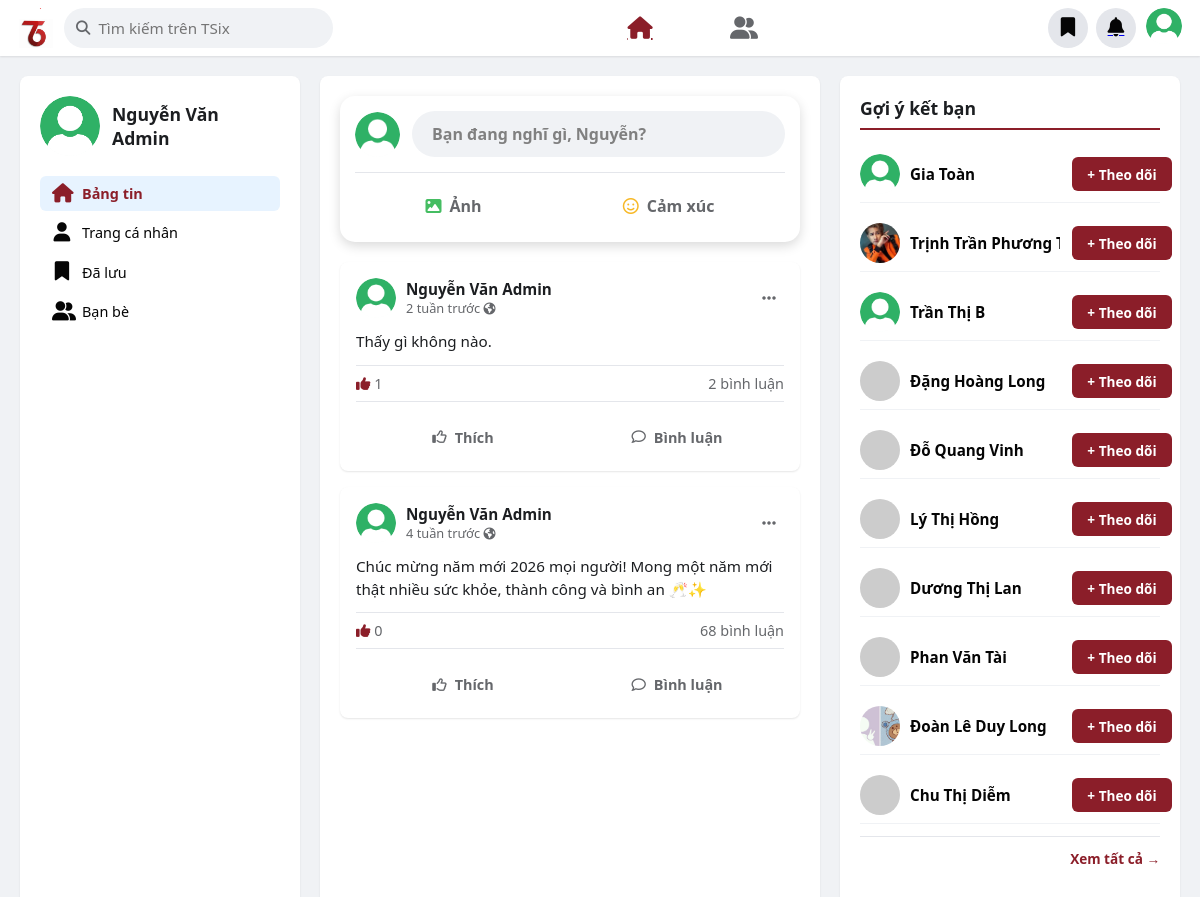
/ (signed in), run on the app's committed database.
### tables this page shows
CREATE TABLE IF NOT EXISTS `users` (
  `UserID` int NOT NULL AUTO_INCREMENT,
  `FullName` varchar(100) NOT NULL,
  `Email` varchar(100) DEFAULT NULL,
  `Phone` varchar(15) DEFAULT NULL,
  `PasswordHash` varchar(255) NOT NULL,
  `Gender` enum('Nam','Nu','Khac') DEFAULT 'Khac',
  `BirthDate` date DEFAULT NULL,
  `Avatar` varchar(255) DEFAULT 'default_avatar.png',
  `Address` varchar(255) DEFAULT NULL,
  `CoverImage` varchar(255) DEFAULT NULL,
  `Bio` text,
  `Role` enum('user','admin') DEFAULT 'user',
  `Status` enum('active','locked') DEFAULT 'active',
  `CreatedAt` timestamp NULL DEFAULT CURRENT_TIMESTAMP,
  `LastLogin` timestamp NULL DEFAULT NULL,
  `ResetToken` varchar(64) DEFAULT NULL,
  `ResetTokenExpiry` datetime DEFAULT NULL,
  PRIMARY KEY (`UserID`),
  UNIQUE KEY `Email` (`Email`),
  UNIQUE KEY `Phone` (`Phone`)
);

CREATE TABLE IF NOT EXISTS `posts` (
  `PostID` int NOT NULL AUTO_INCREMENT,
  `FK_UserID` int NOT NULL,
  `Content` text,
  `Status` enum('active','deleted','hidden') DEFAULT 'active',
  `LikeCount` int DEFAULT '0',
  `CommentCount` int DEFAULT '0',
  `CreatedAt` timestamp NULL DEFAULT CURRENT_TIMESTAMP,
  `UpdatedAt` timestamp NULL DEFAULT CURRENT_TIMESTAMP ON UPDATE CURRENT_TIMESTAMP,
  PRIMARY KEY (`PostID`),
  KEY `FK_UserID` (`FK_UserID`)
);

### includes/functions.php (called while the page is built, shortened)
<?php
function timeAgo($datetime) {
    $time = is_numeric($datetime) ? $datetime : strtotime($datetime);
    $now = time();
    $diff = $now - $time;
    $intervals = [
        'năm'   => 31536000,
        'tháng' => 2592000,
        'tuần'  => 604800,
        'ngày'  => 86400,
        'giờ'   => 3600,
        'phút'  => 60,
    ];
    foreach ($intervals as $unit => $seconds) {
        $count = floor($diff / $seconds);
        if ($count >= 1) {
            return $count . ' ' . $unit . ' trước';
        }
    }
    return 'Vừa xong';
}
?>

### index.php (the view, shortened to what this page needs)
<?php
require_once __DIR__ . '../includes/database.php';
require_once __DIR__ . '../includes/functions.php';
require_once __DIR__ . '../includes/header.php';
$user_id = $_SESSION['user_id'];
function getAvatarUrl() {
    if (!empty($_SESSION['user_avatar'])) {
        return BASE_URL . 'uploads/avatars/' . htmlspecialchars($_SESSION['user_avatar']);
    }
    return 'https://ui-avatars.com/api/?name=' . urlencode($_SESSION['user_fullname']) . '&background=8B1E29&color=fff&size=200';
}
$following_ids = [$user_id];
$following_list = implode(',', $following_ids);
$posts_query = "
    SELECT
        p.PostID, p.FK_UserID as UserID, p.Content, p.LikeCount, p.CommentCount, p.CreatedAt, p.Status,
        u.FullName, u.Avatar,
        (l.FK_UserID IS NOT NULL) AS user_liked
    FROM POSTS p
    JOIN Users u ON p.FK_UserID = u.UserID
    LEFT JOIN LIKES l ON l.FK_PostID = p.PostID AND l.FK_UserID = ?
    WHERE
        -- Điều kiện 1: Nằm trong danh sách follow hoặc là chính mình
        p.FK_UserID IN ($following_list)
        AND (
            -- Điều kiện 2a: Nếu là bài người khác -> Phải Active
            (p.FK_UserID != ? AND p.Status = 'active')
            OR
            -- Điều kiện 2b: Nếu là bài của mình -> Hiện tất cả (Active/Private) trừ Deleted
            (p.FK_UserID = ? AND p.Status != 'deleted')
        )
    ORDER BY p.CreatedAt DESC
    LIMIT 20
";
$posts_stmt = mysqli_prepare($conn, $posts_query);
mysqli_stmt_bind_param($posts_stmt, "iii", $user_id, $user_id, $user_id);
mysqli_stmt_execute($posts_stmt);
$posts_result = mysqli_stmt_get_result($posts_stmt);
$posts = [];
while ($post = mysqli_fetch_assoc($posts_result)) {
    $post['time_ago'] = timeAgo($post['CreatedAt']);
    $post['avatar_url'] = !empty($post['Avatar'])
        ? BASE_URL . 'uploads/avatars/' . htmlspecialchars($post['Avatar'])
        : 'https://ui-avatars.com/api/?name=' . urlencode($post['FullName']) . '&background=8B1E29&color=fff&size=200';
    $posts[] = $post;
}
$friends_query = "
    SELECT
        u.UserID,
        u.FullName,
        u.Avatar
    FROM Users u
    WHERE u.UserID != ?
      AND u.Status = 'active'
      AND u.Role = 'user'
      AND u.UserID NOT IN (
          SELECT FK_FollowingID FROM FOLLOWS WHERE FK_FollowerID = ?
      )
      AND u.UserID NOT IN (
          SELECT FK_FollowerID FROM FOLLOWS WHERE FK_FollowingID = ?
      )
    ORDER BY RAND()
    LIMIT 10
";
$friends_stmt = mysqli_prepare($conn, $friends_query);
mysqli_stmt_bind_param($friends_stmt, "iii", $user_id, $user_id, $user_id);
mysqli_stmt_execute($friends_stmt);
$friends_result = mysqli_stmt_get_result($friends_stmt);
$suggestions = [];
while ($friend = mysqli_fetch_assoc($friends_result)) {
    $friend['avatar_url'] = !empty($friend['Avatar'])
        ? BASE_URL . 'uploads/avatars/' . htmlspecialchars($friend['Avatar'])
        : 'https://ui-avatars.com/api/?name=' . urlencode($friend['FullName']) . '&background=8B1E29&color=fff&size=200';
    $suggestions[] = $friend;
}
?>
<!DOCTYPE html>
<html lang="vi">
<head>
    <link rel="stylesheet" href="https://cdnjs.cloudflare.com/ajax/libs/font-awesome/6.5.0/css/all.min.css">
    <link rel="stylesheet" href="assets/Style-css/index.css">
</head>
<body>
    <div class="container">
        <div class="main-layout">
            <div class="left-sidebar">
                <div class="user-card">
                    <img src="<?php echo getAvatarUrl(); ?>" class="user-avatar" alt="Avatar">
                    <div class="user-info">
                        <h3><?php echo htmlspecialchars($_SESSION['user_fullname']); ?></h3>
                    </div>
                </div>
                <div class="menu">
                    <div class="menu-item active">
                        <i class="fa-solid fa-house"></i>
                        <span>Bảng tin</span>
                    </div>
                    <div class="menu-item" onclick="window.location.href='profile.php'">
                        <i class="fa-solid fa-user"></i>
                        <span>Trang cá nhân</span>
                    </div>
                    <div class="menu-item" onclick="window.location.href='saved_posts.php'">
                        <i class="fa-solid fa-bookmark"></i>
                        <span>Đã lưu</span>
                    </div>
                    <div class="menu-item" onclick="window.location.href='friends.php'">
                        <i class="fa-solid fa-user-group"></i>
                        <span>Bạn bè</span>
                    </div>
                </div>
            </div>
            <div class="news-feed">
                <div class="create-post">
                    <div class="create-post-top">
                        <img src="<?php echo getAvatarUrl(); ?>" alt="Avatar" onclick="window.location.href='profile.php'">
                        <div class="input-mind-trigger" onclick="window.location.href='post.php'">
                            Bạn đang nghĩ gì, <?php echo explode(' ', $_SESSION['user_fullname'])[0]; ?>?
                        </div>
                    </div>
                    <div class="post-actions">
                        <div class="action-btn" onclick="window.location.href='post.php'"><i class="fa-solid fa-image" style="color:#45bd62"></i> Ảnh</div>
                        <div class="action-btn" onclick="window.location.href='post.php'"><i class="fa-regular fa-face-smile" style="color:#f7b928"></i> Cảm xúc</div>
                    </div>
                </div>
               <?php foreach($posts as $post): ?>
                <div class="post">
                    <div class="post-header">
                        <img src="<?php echo $post['avatar_url']; ?>" class="post-avatar" alt="Avatar">
                        <div class="post-user">
                            <h4><?php echo htmlspecialchars($post['FullName']); ?></h4>
                            <div class="time"><?php echo $post['time_ago']; ?> <i class="fa-solid fa-earth-americas" style="font-size:12px;"></i></div>
                        </div>
                        <div class="post-header-right">
                            <div class="post-menu-btn" onclick="togglePostMenu('menu-<?php echo $post['PostID']; ?>')">
                                <i class="fa-solid fa-ellipsis"></i>
                            </div>
                        </div>
                        </div>
                    <div class="post-content">
                        <?php echo nl2br(htmlspecialchars($post['Content'])); ?>
                    </div>
                    <div class="post-stats">
                        <div>
                            <i class="fa-solid fa-thumbs-up" style="color:#8B1E29;"></i>
                            <span class="like-count"><?php echo $post['LikeCount']; ?></span>
                        </div>
                        <div><span class="comment-count"><?php echo $post['CommentCount']; ?></span> bình luận</div>
                    </div>
                    <div class="post-actions-row">
                       <button class="post-action-btn <?php echo $post['user_liked'] ? 'liked' : ''; ?>"
                                data-action="toggle-like"
                                data-post-id="<?php echo $post['PostID']; ?>">
                            <i class="fa-regular fa-thumbs-up"></i>
                            <span><?php echo $post['user_liked'] ? 'Đã thích' : 'Thích'; ?></span>
                        </button>
                        <button class="post-action-btn btn-show-comments"
                                data-action="toggle-comments"
                                data-post-id="<?php echo $post['PostID']; ?>">
                            <i class="fa-regular fa-comment"></i> Bình luận
                        </button>
                    </div>
                </div> <?php endforeach; ?>
            </div>
            <div class="right-sidebar">
                <div class="section">
                    <div class="section-title">Gợi ý kết bạn</div>
                    <?php if (empty($suggestions)): ?>
                        <p style="color:#65676b; font-size:0.9rem;">Không có gợi ý mới.</p>
                    <?php else: ?>
                        <?php foreach ($suggestions as $sug): ?>
                            <div class="friend" style="display: flex; align-items: center; justify-content: space-between; margin-bottom: 12px;">
                                <div style="display: flex; align-items: center; gap: 10px;">
                                    <img src="<?php echo $sug['avatar_url']; ?>"
                                        onerror="this.src='https://ui-avatars.com/api/?name=<?php echo urlencode($sug['FullName']); ?>&background=8B1E29&color=fff'"
                                        class="friend-avatar" alt="Avatar"
                                        style="width: 40px; height: 40px; border-radius: 50%; object-fit: cover;">
                                    <div class="friend-info">
                                        <?php echo htmlspecialchars($sug['FullName']); ?>
                                    </div>
                                </div>
                                <button id="follow-btn-sidebar-<?php echo $sug['UserID']; ?>"
                                        class="btn-follow"
                                        onclick="handleFollowSidebar(<?php echo $sug['UserID']; ?>)">
                                    + Theo dõi
                                </button>
                            </div>
                        <?php endforeach; ?>
                    <?php endif; ?>
                    <div style="text-align:right; margin-top:10px; border-top: 1px solid #e4e6eb; padding-top: 10px;">
                        <a href="friends.php" style="color:#8B1E29; font-size:0.85rem; font-weight:600; text-decoration: none;">Xem tất cả →</a>
                    </div>
                </div>
            </div>
        </div>
    </div>
</body>
</html>

### includes/header.php (shortened to what this page needs)
<?php
$current_user_id = $_SESSION['user_id'];
require_once 'database.php';
$sql = "SELECT FullName, Avatar FROM Users WHERE UserID = ?";
$stmt = mysqli_prepare($conn, $sql);
mysqli_stmt_bind_param($stmt, "i", $current_user_id);
mysqli_stmt_execute($stmt);
$result = mysqli_stmt_get_result($stmt);
$current_user = mysqli_fetch_assoc($result);
$avatar_url = !empty($current_user['Avatar'])
    ? 'uploads/avatars/' . htmlspecialchars($current_user['Avatar'])
    : 'https://ui-avatars.com/api/?name=' . urlencode($current_user['FullName']) . '&background=8B1E29&color=fff&size=120';
?>
<!DOCTYPE html>
<html lang="vi">
<head>
    <link rel="stylesheet" href="https://cdnjs.cloudflare.com/ajax/libs/font-awesome/6.5.0/css/all.min.css">
</head>
<body>
    <nav class="navbar">
        <div class="nav-left">
            <a href="index.php">
                <img src="<?php echo BASE_URL; ?>/assets/images/avt.png" class="navbar-logo-img" alt="TSix Logo">
            </a>
            <form action="search.php" method="GET" class="search-form">
                <div class="search-box">
                    <i class="fa-solid fa-magnifying-glass"></i>
                    <input type="text" name="q" class="search-input" placeholder="Tìm kiếm trên TSix" autocomplete="off">
                </div>
            </form>
        </div>
        <div class="nav-center">
            <a href="index.php" class="nav-item <?php echo (basename($_SERVER['PHP_SELF']) == 'index.php') ? 'active' : ''; ?>">
                <i class="fa-solid fa-house"></i>
            </a>
            <a href="friends.php" class="nav-item <?php echo (basename($_SERVER['PHP_SELF']) == 'friends.php') ? 'active' : ''; ?>">
                <i class="fa-solid fa-user-group"></i>
            </a>
        </div>
        <div class="nav-right">
            <a href="saved_posts.php" title="Bài viết đã lưu">
                <div class="nav-icon-circle">
                    <i class="fa-solid fa-bookmark"></i>
                </div>
            </a>
            <a href="notifications.php" title="Thông báo">
                <div class="nav-icon-circle">
                    <i class="fa-solid fa-bell"></i>
                </div>
            </a>
            <a href="logout.php">
                <img src="<?php echo $avatar_url; ?>" class="nav-avatar" alt="Avatar">
            </a>
        </div>
    </nav>

### data on the page
users: Avatar (placeholder picture)
posts: FK_UserID.FullName "Nguyễn Văn Admin", time_ago "2 tuần trước", Content "Thấy gì không nào.", LikeCount "1", CommentCount "2"
posts: FK_UserID.FullName "Nguyễn Văn Admin", time_ago "4 tuần trước", Content "Chúc mừng năm mới 2026 mọi người! Mong một năm mới thật nhiều sức khỏe, thành công và bình an 🥂✨", LikeCount "0", CommentCount "68"
users: FullName "Gia Toàn"
users: shows a picture, FullName "Trịnh Trần Phươn…"
users: FullName "Trần Thị B"
users: FullName "Đặng Hoàng Long"
users: FullName "Đỗ Quang Vinh"
users: FullName "Lý Thị Hồng"
users: FullName "Dương Thị Lan"
users: FullName "Phan Văn Tài"
users: shows a picture, FullName "Đoàn Lê Duy Long"
users: FullName "Chu Thị Diễm"

### other printed values
$_SESSION['user_fullname'] "Nguyễn Văn Admin"
explode(' ', $_SESSION['user_fullname'])[0] "Nguyễn"
